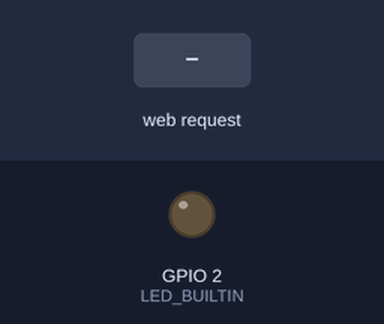
This sketch was run on a simulated ESP32. On the bench: output pins drawn as LEDs (lit = HIGH). Dashed ring = blinking. The test bench sets the inputs (shaded band). What the sketch prints to the serial monitor is not drawn.

Above: at 1.2 s.
1.3 s: HTTP request GET /blink?ms=120 received
At 4.2 s:
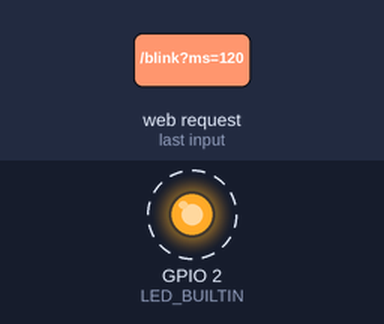
4.3 s: HTTP request GET /on received
At 5.0 s:
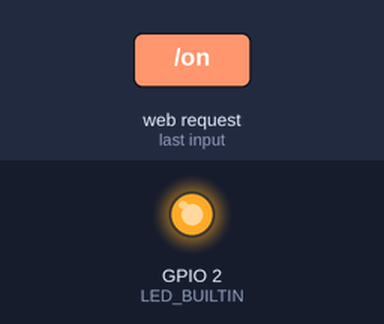
5.8 s: HTTP request GET /off received
At 6.3 s:
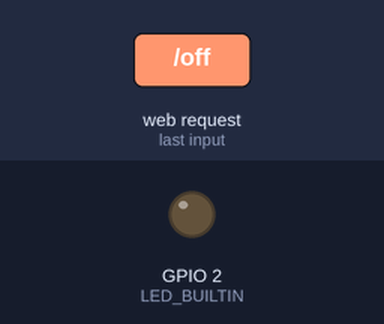
Timing chart, 0 to 8.8 s (numbered marks = the images above; inputs shaded):
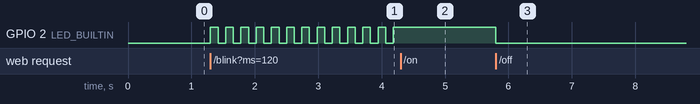

Measured:
- after the input at 1.3 s, GPIO 2 (LED_BUILTIN): alternates HIGH for 0.12 s and LOW for 0.12 s, starting at once
- after the input at 4.3 s, GPIO 2 (LED_BUILTIN): stops changing and stays HIGH
- after the input at 5.8 s, GPIO 2 (LED_BUILTIN): HIGH → LOW at once

The sketch:

esp32_wifi_basic.ino
```cpp
#include <WiFi.h>
#include <WebServer.h>

// ---------- Wi-Fi AP credentials ----------
const char* AP_SSID = "ESP32-REMOTE";
const char* AP_PASS = "12345678";   // min 8 chars for WPA2 in many setups

#ifndef LED_BUILTIN
#define LED_BUILTIN 2
#endif

WebServer server(80);

// ---------- LED / Blink state ----------
bool ledOn = false;
bool blinkMode = false;
int blinkMs = 500;

unsigned long lastToggle = 0;

// ---------- Helper: update real LED pin ----------
void applyLed(bool on) {
  ledOn = on;
  digitalWrite(LED_BUILTIN, on ? HIGH : LOW);
}

// ---------- HTML page ----------
String makePage() {
  String s = "";
  s += "<!doctype html><html><head><meta name='viewport' content='width=device-width, initial-scale=1'>";
  s += "<title>ESP32 Remote</title></head><body style='font-family:Arial; text-align:center; padding:20px;'>";
  s += "<h2>ESP32 Wireless Remote</h2>";

  s += "<p><b>Status:</b> LED=" + String(ledOn ? "ON" : "OFF");
  s += " | Blink=" + String(blinkMode ? "ON" : "OFF");
  s += " | ms=" + String(blinkMs) + "</p>";

  s += "<p><a href='/on'><button style='font-size:22px;padding:12px 24px;'>ON</button></a></p>";
  s += "<p><a href='/off'><button style='font-size:22px;padding:12px 24px;'>OFF</button></a></p>";
  s += "<p><a href='/blink?ms=200'><button style='font-size:22px;padding:12px 24px;'>BLINK 200</button></a></p>";
  s += "<p><a href='/blink?ms=700'><button style='font-size:22px;padding:12px 24px;'>BLINK 700</button></a></p>";
  s += "<p><a href='/stop'><button style='font-size:22px;padding:12px 24px;'>STOP</button></a></p>";
  s += "<p><a href='/status'><button style='font-size:22px;padding:12px 24px;'>STATUS (text)</button></a></p>";

  s += "<hr><p style='font-size:14px;'>Try URL: /on /off /blink?ms=200 /status</p>";
  s += "</body></html>";
  return s;
}

// ---------- Routes ----------
void handleRoot() {
  server.send(200, "text/html", makePage());
}

void handleOn() {
  blinkMode = false;
  applyLed(true);
  server.send(200, "text/html", makePage());
}

void handleOff() {
  blinkMode = false;
  applyLed(false);
  server.send(200, "text/html", makePage());
}

void handleStop() {
  blinkMode = false;
  applyLed(false);
  server.send(200, "text/html", makePage());
}

void handleBlink() {
  // Read ms from query: /blink?ms=200
  // GET URLs commonly carry key=value pairs in the query string. :contentReference[oaicite:10]{index=10}
  if (server.hasArg("ms")) {
    int ms = server.arg("ms").toInt();
    if (ms >= 50 && ms <= 5000) {
      blinkMs = ms;
      blinkMode = true;
    }
  }
  server.send(200, "text/html", makePage());
}

void handleStatus() {
  String t = "";
  t += "LED=" + String(ledOn ? "ON" : "OFF");
  t += " Blink=" + String(blinkMode ? "ON" : "OFF");
  t += " ms=" + String(blinkMs);
  server.send(200, "text/plain", t);
}

void handleNotFound() {
  server.send(404, "text/plain", "Not found. Try /, /on, /off, /blink?ms=200, /status");
}

void setup() {
  pinMode(LED_BUILTIN, OUTPUT);
  applyLed(false);

  Serial.begin(9600);

  // Start Wi-Fi Access Point (hotspot)
  // The Arduino-ESP32 docs include an AP example and web server usage flow. :contentReference[oaicite:11]{index=11}
  WiFi.softAP(AP_SSID, AP_PASS);

  IPAddress ip = WiFi.softAPIP();
  Serial.print("AP IP: ");
  Serial.println(ip); // typically 192.168.4.1

  // Routes
  server.on("/", handleRoot);
  server.on("/on", handleOn);
  server.on("/off", handleOff);
  server.on("/stop", handleStop);
  server.on("/blink", handleBlink);
  server.on("/status", handleStatus);
  server.onNotFound(handleNotFound);

  server.begin();
  Serial.println("HTTP server started. Open http://192.168.4.1/ in phone browser.");
}

void loop() {
  // Handle incoming HTTP requests
  server.handleClient();

  // Non-blocking blink (so server stays responsive)
  if (blinkMode) {
    unsigned long now = millis();
    if (now - lastToggle >= (unsigned long)blinkMs) {
      lastToggle = now;
      ledOn = !ledOn;
      digitalWrite(LED_BUILTIN, ledOn ? HIGH : LOW);
    }
  }
}
```
